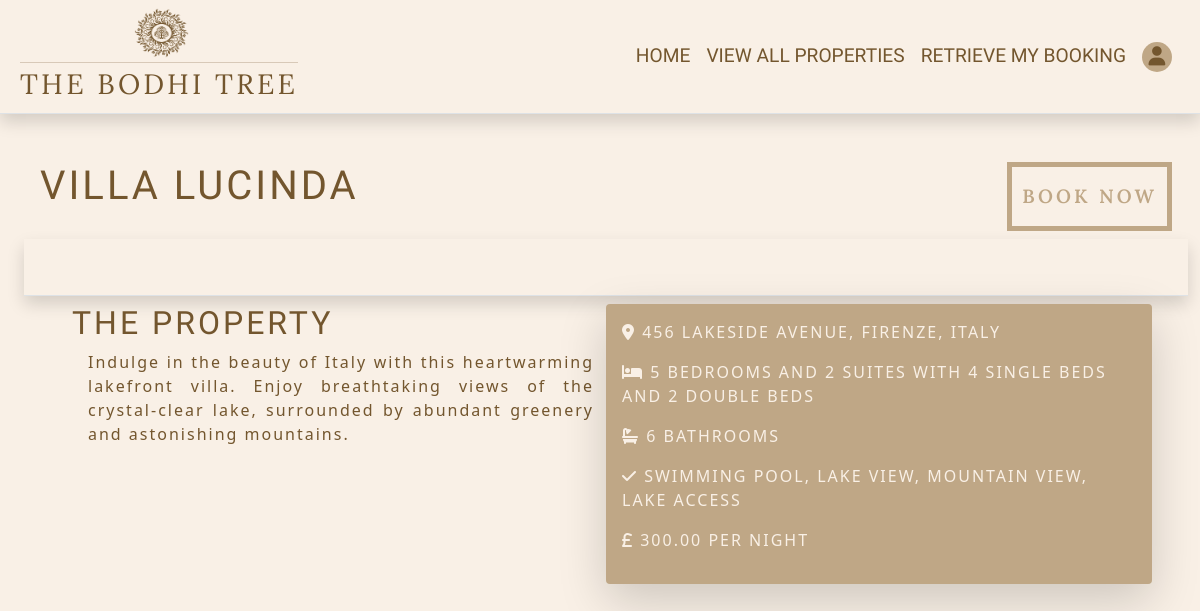
Page /property/2/ on the committed database.
### property/models.py (models this page shows, shortened)
class Property(models.Model):
    class Meta:
        verbose_name_plural = 'Properties'
    name = models.CharField(max_length=50)
    description = models.TextField(max_length=500, null=True, blank=True)
    address = models.CharField(max_length=80)
    city = models.CharField(max_length=40)
    country = CountryField()
    single_beds = models.IntegerField(null=True, blank=True)
    double_beds = models.IntegerField(null=True, blank=True)
    rooms = models.IntegerField(null=True, blank=True)
    suites = models.IntegerField(null=True, blank=True)
    bathrooms = models.IntegerField(null=True, blank=True)
    amenities = models.ManyToManyField(Amenity, blank=True)
    is_available = models.BooleanField(default=True)
    price_per_night = models.DecimalField(max_digits=6, decimal_places=2)
    is_featured = models.BooleanField(default=False)
    featured_image = models.ImageField()
    def number_of_bathrooms(self):
        return self.bathrooms + self.suites

class Amenity(models.Model):
    class Meta:
        verbose_name_plural = 'Amenities'
    name = models.CharField(max_length=20)
    def __str__(self):
        return self.name.replace('_', ' ')

### property/views.py (the view)
def property_details(request, property_id):
    property = get_object_or_404(Property, pk=property_id)
    amenities = property.amenities.all()
    template = 'property/property_details.html'
    context = {
        'property': property,
        'amenities': amenities
    }
    return render(request, template, context)

### property/templates/property/property_details.html (shortened to what this page needs)
{% extends 'base.html' %}
{% block content %}
    <section>
        <div class="container-fluid">
            <div class="row pt-5 px-3 pb-2">
                <div class="col-9">
                    <h1 class="custom-text-dark">{{ property.name }}</h1>
                </div>
                <div class="col-3 d-flex flex-row-reverse">
                    <a href="{% url 'booking' property.id %}" class="action-btn font-logo">Book Now</a>
                </div>
            </div>
            <div class="p-3 border-bottom shadow" style="--bs-border-opacity: .7;">
            </div>
            <div class="row custom-text-dark px-5 pt-2">
                <div class="col-12 col-md-6">
                    <h2>The Property</h2>
                    <p class="custom-text-dark description text-space ps-3">{{ property.description }}</p>
                </div>
                <div class="col-12 col-md-6 p-3 custom-bg-dark custom-text-light rounded-1 shadow-lg text-space text-uppercase align-middle">
                    <div class="col pb-3">
                            <i class="fa-sharp fa-solid fa-location-dot"></i> {{ property.address }}, {{ property.city }}, {{ property.country.name }}
                    </div>
                    <div class="col pb-3">
                        <i class="fa-sharp fa-solid fa-bed"></i> {{ property.rooms }} bedrooms and {{ property.suites }} suite{% if property.suites > 1 %}s{% endif %} with {{ property.single_beds }} single bed{% if property.single_beds > 1 %}s{% endif %} and {{ property.double_beds }} double bed{% if property.double_beds > 1 %}s{% endif %}
                    </div>
                    <div class="col pb-3">
                        <i class="fa-sharp fa-solid fa-bath"></i> {{ property.number_of_bathrooms }} bathrooms
                    </div>
                    <div class="col pb-3">
                        <i class="fa-sharp fa-solid fa-check"></i> {% for amenity in amenities %}{{ amenity }}{% if not forloop.last %}, {% endif %} {% endfor %}
                    </div>
                    <div class="col pb-3">
                        <i class="fa-sharp fa-solid fa-sterling-sign"></i> {{ property.price_per_night }} per night
                    </div>
                </div>
            </div>
        </div>
    </section>
{% endblock %}

### templates/base.html (shortened to what this page needs)
{% load static %}
<!DOCTYPE html>
<html lang="en">
<head>
    {% block css %}
        <link rel="stylesheet" href="{% static 'css/base.css' %}">
        <link href="https://cdn.jsdelivr.net/npm/bootstrap@5.3.0/dist/css/bootstrap.min.css" rel="stylesheet">
    {% endblock %}
</head>
<body>
    <header class="container-fluid p-0 border-bottom shadow" style="--bs-border-opacity: .7;">
        <nav class="navbar navbar-expand-lg">
            <div class="container-fluid">
                <a class="navbar-brand font-logo custom-text-dark ps-2 p-0" href="{% url 'home' %}">
                    <img src="{{ MEDIA_URL }}logo-dark.png" alt="" class="logo">
                    <hr class="w-100 mt-1 mb-0">
                    <p class="fs-3 m-0">The Bodhi Tree</p>
                </a>
                <div class="collapse navbar-collapse pe-2" id="navbarSupportedContent">
                    {% include 'includes/main-nav.html' %}
                </div>
            </div>
          </nav>
    </header>
    <div class="container-fluid">
        {% block content %}
        {% endblock %}
    </div>
</body>
</html>

### templates/includes/main-nav.html (shortened to what this page needs)
<ul class="navbar-nav ms-auto mb-2 mb-lg-0">
    <li class="nav-item nav-hover">
        <a class="nav-link active" aria-current="page" href="{% url 'home' %}">Home</a>
    </li>
    <li class="nav-item nav-hover">
        <a class="nav-link" href="{% url 'all_properties' %}">View all Properties</a>
    </li>
    <li class="nav-item nav-hover">
        {% if user.is_authenticated %}
            <a class="nav-link" href="{% url 'my_bookings' %}">My Bookings</a>
        {% else %}
            <a class="nav-link" href="{% url 'booking_search' %}">Retrieve My Booking</a>
        {% endif %}
    </li>
    <li class="nav-item dropdown">
        <a class="nav-link" href="#" role="button" data-bs-toggle="dropdown" aria-expanded="false">
            <div class="circle-icon">
                <i class="fas fa-user"></i>
            </div>
        </a>
    </li>
    </ul>

### static/css/base.css (style rules this page uses)
body { background-color: #f9f0e6 !important; color: #73562e; font-family: 'Cabin', sans-serif; }
section { position: absolute; }
.nav-item { font-family: 'Cabin', sans-serif; }
.custom-text-light { color: #f9f0e6; }
.custom-text-dark, .nav-item * { color: #73562e !important; }
.font-logo { font-family: 'Lora', serif !important; letter-spacing: .2rem; text-transform: uppercase; }
h1, h2, h3 { text-transform: uppercase; letter-spacing: 3px; font-family: 'Cabin', sans-serif; }
.navbar-brand { display: flex; flex-direction: column; justify-content: center; align-items: center; }
.logo { height: 50px; width: 60px; }
.circle-icon { background-color: #bfa786; border-radius: 50%; padding: 15px; height: 25px; width: 25px; display: flex; justify-content: center; align-items: center; transition: background-color 0.2s ease; }
.nav-item { font-size: 1.2rem; text-transform: uppercase; }
.logo { font-family: 'Lora', serif; font-size: 36px !important; font-weight: 400; padding-left: 5px; }
.action-btn { text-align: center; text-transform: uppercase; font-family: 'Cabin', sans-serif; border: 5px solid #bfa786; color: #bfa786; font-weight: 600; font-size: 1.2rem; text-decoration: none; padding: 15px 10px 15px 10px; margin-left: auto; transition: 0.5s ease; }
.description { text-align: justify; }
.text-space { letter-spacing: 2px; }
.custom-bg-dark { background-color: #bfa786; }

### rows in the picture
Property: name "VILLA LUCINDA", description "Indulge in the beauty of Italy with this heartwarming lakefront villa. Enjoy breathtaking views of the crystal-clear lake, surrounded by abundant greenery and astonishing mountains.", address "456 LAKESIDE AVENUE", city "FIRENZE", country.name "ITALY", rooms "5", suites "2", single_beds "4", double_beds "2", number_of_bathrooms "6", price_per_night "300.00"
Amenity: name "SWIMMING POOL"
Amenity: name "LAKE VIEW"
Amenity: name "MOUNTAIN VIEW"
Amenity: name "LAKE ACCESS"
